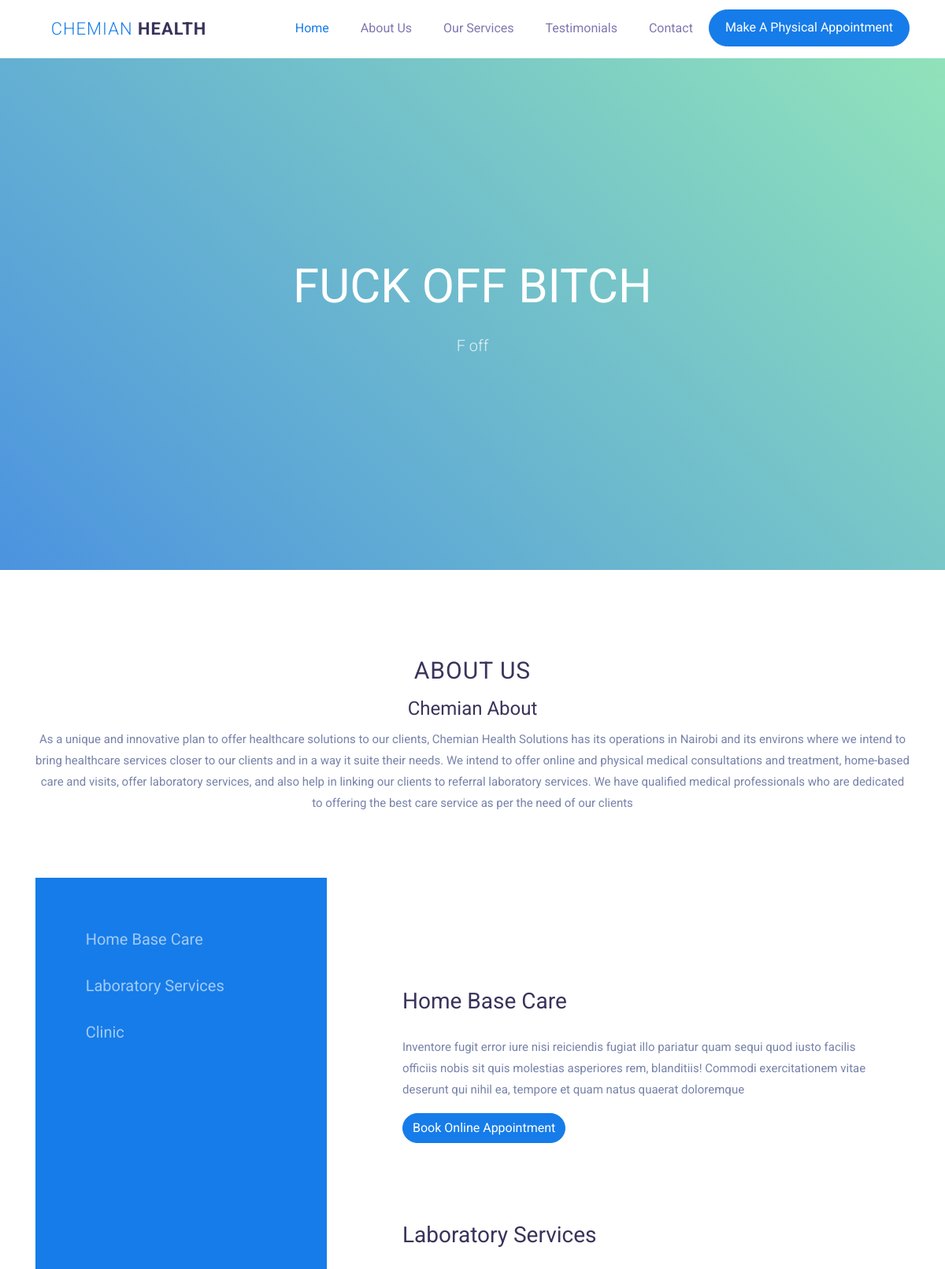
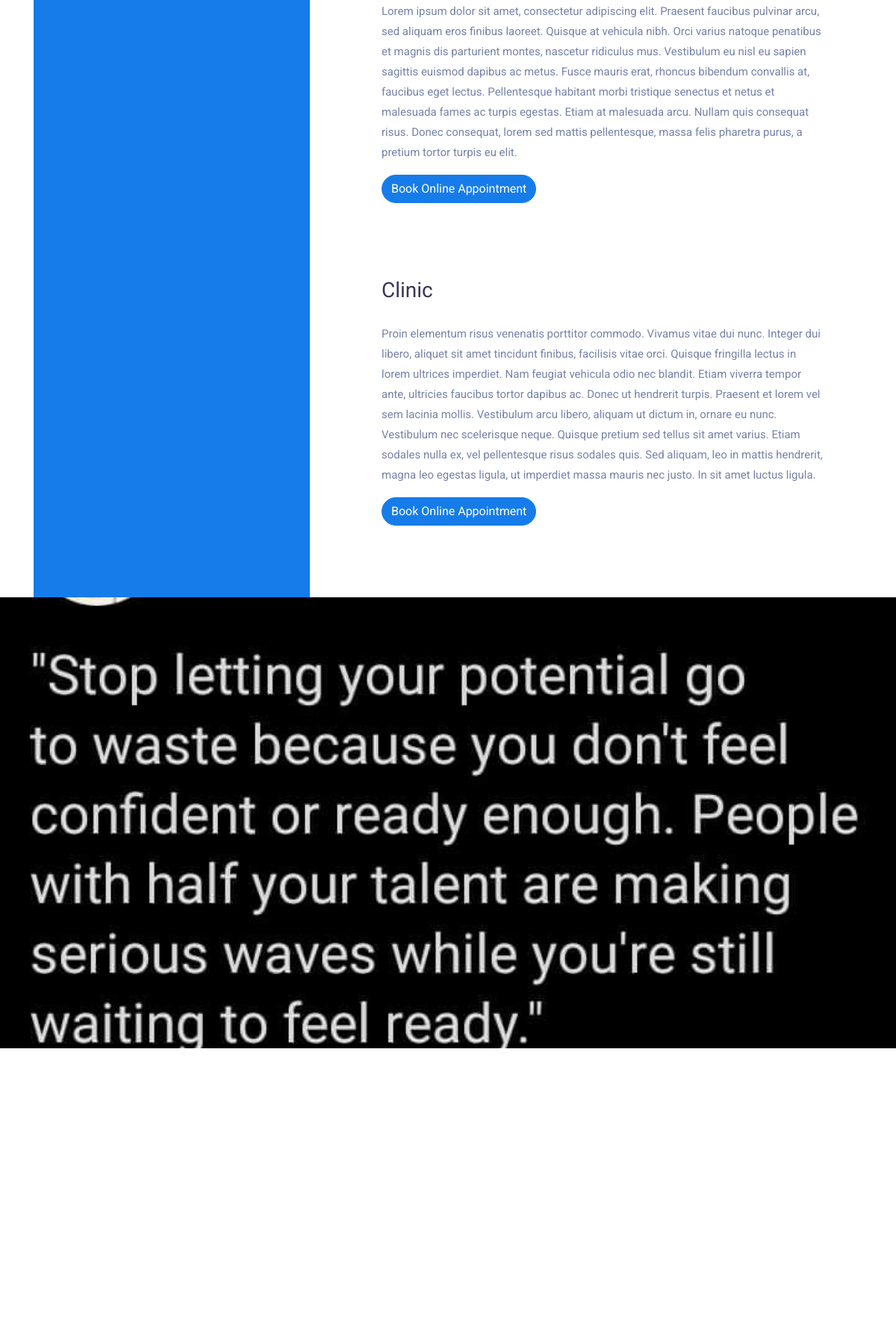
Page /chemian/ (upper part) on the committed database (2 pictures, top to bottom).
### dash/models.py (models this page shows, shortened)
class Title(models.Model):
    main_title = models.CharField(max_length=50)
    main_body = models.CharField(max_length=500)
    main_image = models.ImageField(upload_to ='images', null=True, blank =True)

class About(models.Model):
    about_title = models.CharField(max_length=50, null=True)
    about_body = models.CharField(max_length=500, null=True)

class Service(models.Model):
    service_title = models.CharField(max_length=50, null=True)
    service_description = models.CharField(max_length=500, null=True)

class Service_image(models.Model):
    service_image = models.ImageField(upload_to ='images', null=True, blank =True)

### dash/views.py (the view)
# urls.py: path('', views.index, name='chemian'),
def index(request):
    main_title = Title.objects.latest('id')
    main_about = About.objects.latest('id')
    services = Service.objects.all()[:3]
    doctors = Doctor.objects.all()[:4]
    service_image = Service_image.objects.latest('id')
    testimonial = Testimonial.objects.all()
    consultations = Online_appointments.objects.all()
    for doctor in doctors:
        print(doctor.doctor_photo)
    context = {
            'main_title': main_title,
            'main_about':main_about,
            'services': services,
            'service_image':service_image,
            'doctors' : doctors,
            'testimonial' :testimonial,
            'consultations' : consultations
    }
    return render(request,'index.html', context)

### dash/templates/index.html (shortened to what this page needs)
{% load static %}
<!DOCTYPE html>
<html lang="en">
  <head>
    <link rel="stylesheet" href="https://cdnjs.cloudflare.com/ajax/libs/font-awesome/4.7.0/css/font-awesome.min.css">
    <link rel="stylesheet" href="{% static 'css/open-iconic-bootstrap.min.css' %}">
    <link rel="stylesheet" href="{% static 'css/animate.css' %}">
    <link rel="stylesheet" href="{% static 'css/owl.carousel.min.css' %}">
    <link rel="stylesheet" href="{% static 'css/owl.theme.default.min.css' %}">
    <link rel="stylesheet" href="{% static 'css/magnific-popup.css' %}">
    <link rel="stylesheet" href="{% static 'css/ionicons.min.css'%}">
    <link rel="stylesheet" href="{% static 'css/bootstrap-datepicker.css' %}">
    <link rel="stylesheet" href="{% static 'css/jquery.timepicker.css' %}">
    <link rel="stylesheet" href="{% static 'css/flaticon.css' %}">
    <link rel="stylesheet" href="{% static 'css/icomoon.css' %}">
    <link rel="stylesheet" href="{% static 'css/style.css' %}">
  </head>
  <body>
   <nav class="navbar navbar-expand-lg navbar-dark ftco_navbar bg-dark ftco-navbar-light" id="ftco-navbar">
    <div class="container">
      <a class="navbar-brand js-scroll-trigger" href="index.html"><i class="flaticon-pharmacy"></i><span>Chemian</span> Health</a>
      <div class="collapse navbar-collapse" id="navbarResponsive">
        <ul class="navbar-nav ml-auto">
          <li class="nav-item active"><a href="index.html" class="nav-link">Home</a></li>
          <li class="nav-item" ><a class="nav-link js-scroll-trigger" href="#about">About Us</a></li>
          <li class="nav-item"><a class="nav-link js-scroll-trigger" href="#services">Our Services</a></li>
          <li class="nav-item"><a class="nav-link js-scroll-trigger" href="#testimonials">Testimonials</a></li>
          <li class="nav-item"><a class="nav-link js-scroll-trigger" href="#contact">Contact</a></li>
          <li class="nav-item cta"><a href="#" class="nav-link" data-toggle="modal" data-target="#modalAppointment"><span>Make A Physical Appointment</span></a></li>
        </ul>
      </div>
    </div>
  </nav>
    {% if main_title.main_image %}
    <div class="hero-wrap" style="background-image: url({{main_title.main_image.url}}); background-attachment:fixed;">
      <div class="overlay"></div>
      <div class="container">
        <div class="row no-gutters slider-text align-items-center justify-content-center" data-scrollax-parent="true">
          <div class="col-md-8 ftco-animate text-center">
            <h1 class="mb-4">{{main_title.main_title}}</h1>
            <p>{{main_title.main_body}}</p>
          </div>
        </div>
      </div>
    </div>
    {% else %}
    <div class="hero-wrap" style="background-image: url({% static 'images/bg_1.jpg'%}); background-attachment:fixed;">
      <div class="overlay"></div>
      <div class="container">
        <div class="row no-gutters slider-text align-items-center justify-content-center" data-scrollax-parent="true">
          <div class="col-md-8 ftco-animate text-center">
            <h1 class="mb-4">{{main_title.main_title}}</h1>
            <p>{{main_title.main_body}}</p>
          </div>
        </div>
      </div>
    </div>
    {% endif %}
    <section class="ftco-services" id="about">
      <div class="container">
        <div class="row no-gutters">
          <section class="ftco-section">
            <div class="container">
              <div class="row justify-content-center">
                <div class="col-md-7 heading-section ftco-animate text-center fadeInUp ftco-animated">
                  <h2>About Us</h2>
                </div>
              </div>
              <div class="row">
                <div style="text-align: center;">
                  <h4>{{main_about.about_title}}</h4>
                  <p>{{main_about.about_body}}</p>
                </div>
              </div>
            </div>
          </section>
        </div>
      </div>
    </section>
      <section class="ftco-services" id="services">
        <div class="container">
          <div class="row no-gutters">
            <div class="col-md-4 ftco-animate py-5 nav-link-wrap fadeInUp ftco-animated">
              <div class="nav flex-column nav-pills" id="v-pills-tab" role="tablist" aria-orientation="vertical">
                {% for service in services %}
                <a class="nav-link px-4  {% if forloop.counter == service.id %} active {% endif %} " id="{{service.service_title}}" data-toggle="pill" href="#v-pills-master" role="tab" aria-controls="v-pills-master" aria-selected="true"><span class="mr-3 flaticon-cardiogram"></span> {{service.service_title}}</a>
                {% endfor %}
              </div>
            </div>
            <div class="col-md-8 ftco-animate p-4 p-md-5 d-flex align-items-center fadeInUp ftco-animated">
              <div class="tab-content pl-md-5" id="v-pills-tabContent">
                {% for service in services %}
                <div class="tab-pane fade show active  py-5" id="v-pills-master" role="tabpanel" aria-labelledby="{{service.service_title}}">
                  <h2 class="mb-4">{{service.service_title}}</h2>
                  <p>{{service.service_description}}</p>
                  <button type="button" class="btn btn-primary btn-md" data-toggle="modal" data-target="#modalBookNowLabel" id="myBtn">Book Online Appointment</button>
                  </div>
                  {% endfor %}
              </div>
            </div>
          </div>
        </div>
      </section>
    <section class="ftco-section-2 img" {% if service_image.service_image%} style="background-image: url({{service_image.service_image.url}});"{% else %} style="background-image: url({% static 'images/bg_3.jpg' %});" {% endif%} id="services">
	 <div class="container">
    		<div class="row d-md-flex justify-content-end">
    			<div class="col-md-3">
    				<div class="row">
    					<div class="col-md-12">
    					</div>
    				</div>
    			</div>
    		</div>
    	</div>
    </section>
    <section class="ftco-section">
    	<div class="container">
    		<div class="row justify-content-center mb-5 pb-3">
        </div>
        <div class="row">
        </div>
    	</div>
    </section>
  </body>
</html>

### rows in the picture
Title: main_title "FUCK OFF BITCH", main_body "F off"
About: about_title "Chemian About", about_body "As a unique and innovative plan to offer healthcare solutions to our clients, Chemian Health Solutions has its operations in Nairobi and its environs where we intend to bring healthcare services closer to our clients and in a way it suite their needs. We intend to offer online and physical medical consultations and treatment, home-based care and visits, offer laboratory services, and also help in linking our clients to referral laboratory services. We have qualified medical professionals who are dedicated to offering the best care service as per the need of our clients"
Service: service_title "Home Base Care", service_description "Inventore fugit error iure nisi reiciendis fugiat illo pariatur quam sequi quod iusto facilis officiis nobis sit quis molestias asperiores rem, blanditiis! Commodi exercitationem vitae deserunt qui nihil ea, tempore et quam natus quaerat doloremque"
Service: service_title "Laboratory Services", service_description "Lorem ipsum dolor sit amet, consectetur adipiscing elit. Praesent faucibus pulvinar arcu, sed aliquam eros finibus laoreet. Quisque at vehicula nibh. Orci varius natoque penatibus et magnis dis parturient montes, nascetur ridiculus mus. Vestibulum eu nisl eu sapien sagittis euismod dapibus ac metus. Fusce mauris erat, rhoncus bibendum convallis at, faucibus eget lectus. Pellentesque habitant morbi tristique senectus et netus et malesuada fames ac turpis egestas. Etiam at malesuada arcu. Nullam quis consequat risus. Donec consequat, lorem sed mattis pellentesque, massa felis pharetra purus, a pretium tortor turpis eu elit."
Service: service_title "Clinic", service_description "Proin elementum risus venenatis porttitor commodo. Vivamus vitae dui nunc. Integer dui libero, aliquet sit amet tincidunt finibus, facilisis vitae orci. Quisque fringilla lectus in lorem ultrices imperdiet. Nam feugiat vehicula odio nec blandit. Etiam viverra tempor ante, ultricies faucibus tortor dapibus ac. Donec ut hendrerit turpis. Praesent et lorem vel sem lacinia mollis. Vestibulum arcu libero, aliquam ut dictum in, ornare eu nunc. Vestibulum nec scelerisque neque. Quisque pretium sed tellus sit amet varius. Etiam sodales nulla ex, vel pellentesque risus sodales quis. Sed aliquam, leo in mattis hendrerit, magna leo egestas ligula, ut imperdiet massa mauris nec justo. In sit amet…"
Service_image: service_image (picture)
